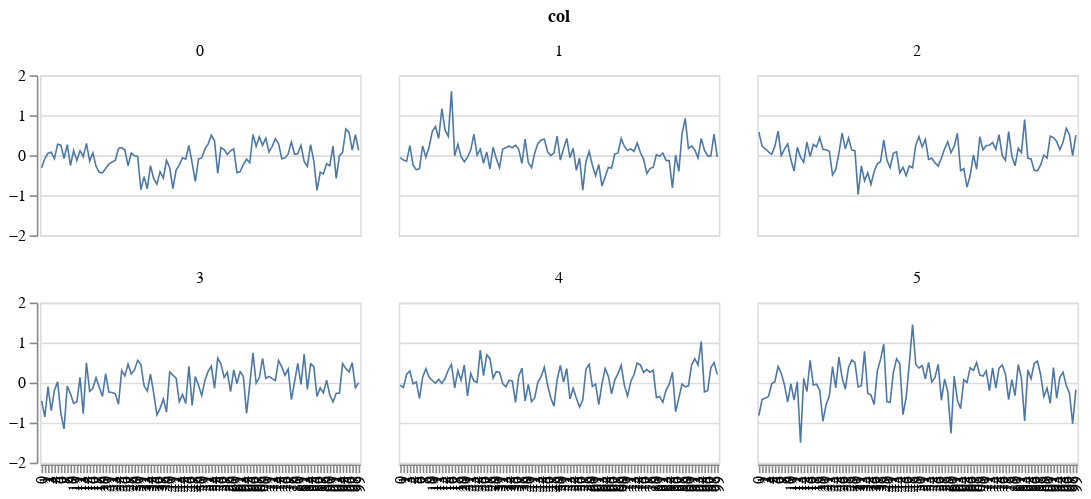

Notebook code cell kept with this figure:
### Code cell
import altair as alt
import pandas as pd
alt.data_transformers.disable_max_rows()

plot_data = pd.DataFrame(np.squeeze(ps['beta'])) 
plot_data['id'] = np.arange(len(plot_data))
plot_data = plot_data.melt(id_vars=['id'], var_name=['col'])

mcmc_chart = alt.Chart(plot_data).mark_line(
    opacity = 1,
    strokeWidth = 1,
).encode(
    alt.Y('value', title=None),
    alt.X('id:O',
          title=None
         )
).properties(width=200, height=100)

(mcmc_chart).facet(
    alt.Facet('col'),
    columns=3
)

### Figure 1 — Vega-Lite specification as saved in the notebook (floating-point values rounded to 4 significant figures; data arrays with more than 128 entries replaced by an {"elided": "..."} marker saying what was removed)
{"config": {"view": {"continuousWidth": 400, "continuousHeight": 300}}, "data": {"name": "data-07843604b2db8cc05aba9b7a61c3fa5a"}, "facet": {"type": "quantitative", "field": "col"}, "spec": {"mark": {"type": "line", "opacity": 1, "strokeWidth": 1}, "encoding": {"x": {"type": "ordinal", "field": "id", "title": null}, "y": {"type": "quantitative", "field": "value", "title": null}}, "height": 100, "width": 200}, "columns": 3, "$schema": "https://vega.github.io/schema/vega-lite/v4.8.1.json", "datasets": {"data-07843604b2db8cc05aba9b7a61c3fa5a": {"elided": "600 records"}}}
